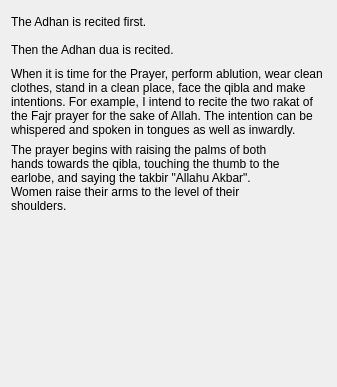
                  <widget class="QWidget" name="takbir_sunnah_fajr_page">
                   <layout class="QVBoxLayout" name="verticalLayout_24">
                    <item>
                     <layout class="QHBoxLayout" name="horizontalLayout_3">
                      <item>
                       <widget class="QLabel" name="adhan_fajr_label">
                        <property name="text">
                         <string>The Adhan is recited first.</string>
                        </property>
                        <property name="wordWrap">
                         <bool>true</bool>
                        </property>
                       </widget>
                      </item>
                      <item>
                       <widget class="QPushButton" name="adhan_fajr_pushButton">
                        <property name="sizePolicy">
                         <sizepolicy hsizetype="Fixed" vsizetype="Fixed">
                          <horstretch>0</horstretch>
                          <verstretch>0</verstretch>
                         </sizepolicy>
                        </property>
                        <property name="minimumSize">
                         <size>
                          <width>0</width>
                          <height>0</height>
                         </size>
                        </property>
                        <property name="text">
                         <string/>
                        </property>
                        <property name="icon">
                         <iconset resource="resources.qrc">
                          <normaloff>:/icons/audio.svg</normaloff>:/icons/audio.svg</iconset>
                        </property>
                        <property name="iconSize">
                         <size>
                          <width>48</width>
                          <height>48</height>
                         </size>
                        </property>
                        <property name="flat">
                         <bool>true</bool>
                        </property>
                       </widget>
                      </item>
                     </layout>
                    </item>
                    <item>
                     <layout class="QHBoxLayout" name="horizontalLayout_4">
                      <item>
                       <widget class="QLabel" name="adhan_dua_fajr_label">
                        <property name="text">
                         <string>Then the Adhan dua is recited.</string>
                        </property>
                        <property name="wordWrap">
                         <bool>true</bool>
                        </property>
                       </widget>
                      </item>
                      <item>
                       <widget class="QPushButton" name="adhan_dua_fajr_pushButton">
                        <property name="sizePolicy">
                         <sizepolicy hsizetype="Fixed" vsizetype="Fixed">
                          <horstretch>0</horstretch>
                          <verstretch>0</verstretch>
                         </sizepolicy>
                        </property>
                        <property name="text">
                         <string/>
                        </property>
                        <property name="icon">
                         <iconset resource="resources.qrc">
                          <normaloff>:/icons/audio.svg</normaloff>:/icons/audio.svg</iconset>
                        </property>
                        <property name="iconSize">
                         <size>
                          <width>48</width>
                          <height>48</height>
                         </size>
                        </property>
                        <property name="flat">
                         <bool>true</bool>
                        </property>
                       </widget>
                      </item>
                     </layout>
                    </item>
                    <item>
                     <layout class="QHBoxLayout" name="horizontalLayout_5">
                      <item>
                       <widget class="QLabel" name="niyah_sunnah_fajr_label">
                        <property name="text">
                         <string>When it is time for the Prayer, perform ablution, wear clean clothes, stand in a clean place, face the qibla and make intentions. For example, I intend to recite the two rakat of the Fajr prayer for the sake of Allah. The intention can be whispered and spoken in tongues as well as inwardly.</string>
                        </property>
                        <property name="wordWrap">
                         <bool>true</bool>
                        </property>
                       </widget>
                      </item>
                     </layout>
                    </item>
                    <item>
                     <layout class="QHBoxLayout" name="horizontalLayout_6">
                      <item>
                       <widget class="QLabel" name="takbir_sunnah_fajr_label">
                        <property name="text">
                         <string>The prayer begins with raising the palms of both hands towards the qibla, touching the thumb to the earlobe, and saying the takbir &quot;Allahu Akbar&quot;. Women raise their arms to the level of their shoulders.</string>
                        </property>
                        <property name="wordWrap">
                         <bool>true</bool>
                        </property>
                       </widget>
                      </item>
                      <item>
                       <widget class="QPushButton" name="takbir_sunnah_fajr_pushButton">
                        <property name="sizePolicy">
                         <sizepolicy hsizetype="Fixed" vsizetype="Fixed">
                          <horstretch>0</horstretch>
                          <verstretch>0</verstretch>
                         </sizepolicy>
                        </property>
                        <property name="text">
                         <string/>
                        </property>
                        <property name="icon">
                         <iconset resource="resources.qrc">
                          <normaloff>:/icons/audio.svg</normaloff>:/icons/audio.svg</iconset>
                        </property>
                        <property name="iconSize">
                         <size>
                          <width>48</width>
                          <height>48</height>
                         </size>
                        </property>
                        <property name="flat">
                         <bool>true</bool>
                        </property>
                       </widget>
                      </item>
                     </layout>
                    </item>
                    <item>
                     <spacer name="verticalSpacer">
                      <property name="orientation">
                       <enum>Qt::Vertical</enum>
                      </property>
                      <property name="sizeHint" stdset="0">
                       <size>
                        <width>20</width>
                        <height>163</height>
                       </size>
                      </property>
                     </spacer>
                    </item>
                   </layout>
                  </widget>
